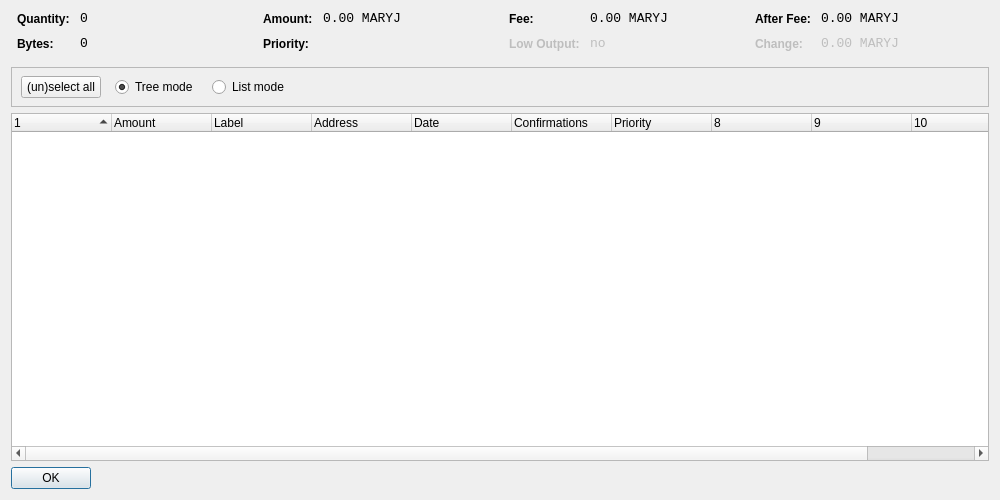
<?xml version="1.0" encoding="UTF-8"?>
<ui version="4.0">
 <class>CoinControlDialog</class>
 <widget class="QDialog" name="CoinControlDialog">
  <property name="geometry">
   <rect>
    <x>0</x>
    <y>0</y>
    <width>1000</width>
    <height>500</height>
   </rect>
  </property>
  <property name="windowTitle">
   <string>Coin Control</string>
  </property>
  <layout class="QVBoxLayout" name="verticalLayout">
   <item>
    <layout class="QHBoxLayout" name="horizontalLayoutTop" stretch="0,0,0,0">
     <property name="topMargin">
      <number>0</number>
     </property>
     <property name="bottomMargin">
      <number>10</number>
     </property>
     <item>
      <layout class="QFormLayout" name="formLayoutCoinControl1">
       <property name="horizontalSpacing">
        <number>10</number>
       </property>
       <property name="verticalSpacing">
        <number>10</number>
       </property>
       <property name="leftMargin">
        <number>6</number>
       </property>
       <property name="rightMargin">
        <number>6</number>
       </property>
       <item row="0" column="0">
        <widget class="QLabel" name="labelCoinControlQuantityText">
         <property name="styleSheet">
          <string notr="true">font-weight:bold;</string>
         </property>
         <property name="text">
          <string>Quantity:</string>
         </property>
        </widget>
       </item>
       <item row="0" column="1">
        <widget class="QLabel" name="labelCoinControlQuantity">
         <property name="font">
          <font>
           <family>Monospace</family>
           <pointsize>10</pointsize>
          </font>
         </property>
         <property name="cursor">
          <cursorShape>IBeamCursor</cursorShape>
         </property>
         <property name="contextMenuPolicy">
          <enum>Qt::ActionsContextMenu</enum>
         </property>
         <property name="text">
          <string notr="true">0</string>
         </property>
         <property name="textInteractionFlags">
          <set>Qt::LinksAccessibleByMouse|Qt::TextSelectableByKeyboard|Qt::TextSelectableByMouse</set>
         </property>
        </widget>
       </item>
       <item row="1" column="0">
        <widget class="QLabel" name="labelCoinControlBytesText">
         <property name="styleSheet">
          <string notr="true">font-weight:bold;</string>
         </property>
         <property name="text">
          <string>Bytes:</string>
         </property>
        </widget>
       </item>
       <item row="1" column="1">
        <widget class="QLabel" name="labelCoinControlBytes">
         <property name="font">
          <font>
           <family>Monospace</family>
           <pointsize>10</pointsize>
          </font>
         </property>
         <property name="cursor">
          <cursorShape>IBeamCursor</cursorShape>
         </property>
         <property name="contextMenuPolicy">
          <enum>Qt::ActionsContextMenu</enum>
         </property>
         <property name="text">
          <string notr="true">0</string>
         </property>
         <property name="textInteractionFlags">
          <set>Qt::LinksAccessibleByMouse|Qt::TextSelectableByKeyboard|Qt::TextSelectableByMouse</set>
         </property>
        </widget>
       </item>
      </layout>
     </item>
     <item>
      <layout class="QFormLayout" name="formLayoutCoinControl2">
       <property name="horizontalSpacing">
        <number>10</number>
       </property>
       <property name="verticalSpacing">
        <number>10</number>
       </property>
       <property name="leftMargin">
        <number>6</number>
       </property>
       <property name="rightMargin">
        <number>6</number>
       </property>
       <item row="0" column="0">
        <widget class="QLabel" name="labelCoinControlAmountText">
         <property name="styleSheet">
          <string notr="true">font-weight:bold;</string>
         </property>
         <property name="text">
          <string>Amount:</string>
         </property>
        </widget>
       </item>
       <item row="0" column="1">
        <widget class="QLabel" name="labelCoinControlAmount">
         <property name="font">
          <font>
           <family>Monospace</family>
           <pointsize>10</pointsize>
          </font>
         </property>
         <property name="cursor">
          <cursorShape>IBeamCursor</cursorShape>
         </property>
         <property name="contextMenuPolicy">
          <enum>Qt::ActionsContextMenu</enum>
         </property>
         <property name="text">
          <string notr="true">0.00 MARYJ</string>
         </property>
         <property name="textInteractionFlags">
          <set>Qt::LinksAccessibleByMouse|Qt::TextSelectableByKeyboard|Qt::TextSelectableByMouse</set>
         </property>
        </widget>
       </item>
       <item row="1" column="0">
        <widget class="QLabel" name="labelCoinControlPriorityText">
         <property name="styleSheet">
          <string notr="true">font-weight:bold;</string>
         </property>
         <property name="text">
          <string>Priority:</string>
         </property>
        </widget>
       </item>
       <item row="1" column="1">
        <widget class="QLabel" name="labelCoinControlPriority">
         <property name="font">
          <font>
           <family>Monospace</family>
           <pointsize>10</pointsize>
          </font>
         </property>
         <property name="cursor">
          <cursorShape>IBeamCursor</cursorShape>
         </property>
         <property name="contextMenuPolicy">
          <enum>Qt::ActionsContextMenu</enum>
         </property>
         <property name="text">
          <string/>
         </property>
         <property name="textInteractionFlags">
          <set>Qt::LinksAccessibleByMouse|Qt::TextSelectableByKeyboard|Qt::TextSelectableByMouse</set>
         </property>
        </widget>
       </item>
      </layout>
     </item>
     <item>
      <layout class="QFormLayout" name="formLayoutCoinControl3">
       <property name="horizontalSpacing">
        <number>10</number>
       </property>
       <property name="verticalSpacing">
        <number>10</number>
       </property>
       <property name="leftMargin">
        <number>6</number>
       </property>
       <property name="rightMargin">
        <number>6</number>
       </property>
       <item row="0" column="0">
        <widget class="QLabel" name="labelCoinControlFeeText">
         <property name="styleSheet">
          <string notr="true">font-weight:bold;</string>
         </property>
         <property name="text">
          <string>Fee:</string>
         </property>
        </widget>
       </item>
       <item row="0" column="1">
        <widget class="QLabel" name="labelCoinControlFee">
         <property name="font">
          <font>
           <family>Monospace</family>
           <pointsize>10</pointsize>
          </font>
         </property>
         <property name="cursor">
          <cursorShape>IBeamCursor</cursorShape>
         </property>
         <property name="contextMenuPolicy">
          <enum>Qt::ActionsContextMenu</enum>
         </property>
         <property name="text">
          <string notr="true">0.00 MARYJ</string>
         </property>
         <property name="textInteractionFlags">
          <set>Qt::LinksAccessibleByMouse|Qt::TextSelectableByKeyboard|Qt::TextSelectableByMouse</set>
         </property>
        </widget>
       </item>
       <item row="1" column="0">
        <widget class="QLabel" name="labelCoinControlLowOutputText">
         <property name="enabled">
          <bool>false</bool>
         </property>
         <property name="styleSheet">
          <string notr="true">font-weight:bold;</string>
         </property>
         <property name="text">
          <string>Low Output:</string>
         </property>
        </widget>
       </item>
       <item row="1" column="1">
        <widget class="QLabel" name="labelCoinControlLowOutput">
         <property name="enabled">
          <bool>false</bool>
         </property>
         <property name="font">
          <font>
           <family>Monospace</family>
           <pointsize>10</pointsize>
          </font>
         </property>
         <property name="cursor">
          <cursorShape>IBeamCursor</cursorShape>
         </property>
         <property name="contextMenuPolicy">
          <enum>Qt::ActionsContextMenu</enum>
         </property>
         <property name="text">
          <string notr="true">no</string>
         </property>
         <property name="textInteractionFlags">
          <set>Qt::LinksAccessibleByMouse|Qt::TextSelectableByKeyboard|Qt::TextSelectableByMouse</set>
         </property>
        </widget>
       </item>
      </layout>
     </item>
     <item>
      <layout class="QFormLayout" name="formLayoutCoinControl4">
       <property name="horizontalSpacing">
        <number>10</number>
       </property>
       <property name="verticalSpacing">
        <number>10</number>
       </property>
       <property name="leftMargin">
        <number>6</number>
       </property>
       <property name="rightMargin">
        <number>6</number>
       </property>
       <item row="0" column="0">
        <widget class="QLabel" name="labelCoinControlAfterFeeText">
         <property name="styleSheet">
          <string notr="true">font-weight:bold;</string>
         </property>
         <property name="text">
          <string>After Fee:</string>
         </property>
        </widget>
       </item>
       <item row="0" column="1">
        <widget class="QLabel" name="labelCoinControlAfterFee">
         <property name="font">
          <font>
           <family>Monospace</family>
           <pointsize>10</pointsize>
          </font>
         </property>
         <property name="cursor">
          <cursorShape>IBeamCursor</cursorShape>
         </property>
         <property name="contextMenuPolicy">
          <enum>Qt::ActionsContextMenu</enum>
         </property>
         <property name="text">
          <string notr="true">0.00 MARYJ</string>
         </property>
         <property name="textInteractionFlags">
          <set>Qt::LinksAccessibleByMouse|Qt::TextSelectableByKeyboard|Qt::TextSelectableByMouse</set>
         </property>
        </widget>
       </item>
       <item row="1" column="0">
        <widget class="QLabel" name="labelCoinControlChangeText">
         <property name="enabled">
          <bool>false</bool>
         </property>
         <property name="styleSheet">
          <string notr="true">font-weight:bold;</string>
         </property>
         <property name="text">
          <string>Change:</string>
         </property>
        </widget>
       </item>
       <item row="1" column="1">
        <widget class="QLabel" name="labelCoinControlChange">
         <property name="enabled">
          <bool>false</bool>
         </property>
         <property name="font">
          <font>
           <family>Monospace</family>
           <pointsize>10</pointsize>
          </font>
         </property>
         <property name="cursor">
          <cursorShape>IBeamCursor</cursorShape>
         </property>
         <property name="contextMenuPolicy">
          <enum>Qt::ActionsContextMenu</enum>
         </property>
         <property name="text">
          <string notr="true">0.00 MARYJ</string>
         </property>
         <property name="textInteractionFlags">
          <set>Qt::LinksAccessibleByMouse|Qt::TextSelectableByKeyboard|Qt::TextSelectableByMouse</set>
         </property>
        </widget>
       </item>
      </layout>
     </item>
    </layout>
   </item>
   <item>
    <widget class="QFrame" name="frame">
     <property name="minimumSize">
      <size>
       <width>0</width>
       <height>40</height>
      </size>
     </property>
     <property name="frameShape">
      <enum>QFrame::StyledPanel</enum>
     </property>
     <property name="frameShadow">
      <enum>QFrame::Sunken</enum>
     </property>
     <widget class="QWidget" name="horizontalLayoutWidget">
      <property name="geometry">
       <rect>
        <x>10</x>
        <y>0</y>
        <width>781</width>
        <height>41</height>
       </rect>
      </property>
      <layout class="QHBoxLayout" name="horizontalLayoutPanel" stretch="0,0,0,0,0">
       <property name="spacing">
        <number>14</number>
       </property>
       <item>
        <widget class="QPushButton" name="pushButtonSelectAll">
         <property name="sizePolicy">
          <sizepolicy hsizetype="Maximum" vsizetype="Fixed">
           <horstretch>0</horstretch>
           <verstretch>0</verstretch>
          </sizepolicy>
         </property>
         <property name="text">
          <string>(un)select all</string>
         </property>
        </widget>
       </item>
       <item>
        <widget class="QRadioButton" name="radioTreeMode">
         <property name="sizePolicy">
          <sizepolicy hsizetype="Maximum" vsizetype="Fixed">
           <horstretch>0</horstretch>
           <verstretch>0</verstretch>
          </sizepolicy>
         </property>
         <property name="text">
          <string>Tree mode</string>
         </property>
         <property name="checked">
          <bool>true</bool>
         </property>
        </widget>
       </item>
       <item>
        <widget class="QRadioButton" name="radioListMode">
         <property name="sizePolicy">
          <sizepolicy hsizetype="Maximum" vsizetype="Fixed">
           <horstretch>0</horstretch>
           <verstretch>0</verstretch>
          </sizepolicy>
         </property>
         <property name="text">
          <string>List mode</string>
         </property>
        </widget>
       </item>
       <item>
        <spacer name="horizontalSpacer">
         <property name="orientation">
          <enum>Qt::Horizontal</enum>
         </property>
         <property name="sizeHint" stdset="0">
          <size>
           <width>40</width>
           <height>20</height>
          </size>
         </property>
        </spacer>
       </item>
      </layout>
     </widget>
    </widget>
   </item>
   <item>
    <widget class="CoinControlTreeWidget" name="treeWidget">
     <property name="contextMenuPolicy">
      <enum>Qt::CustomContextMenu</enum>
     </property>
     <property name="sortingEnabled">
      <bool>false</bool>
     </property>
     <property name="columnCount">
      <number>11</number>
     </property>
     <attribute name="headerShowSortIndicator" stdset="0">
      <bool>true</bool>
     </attribute>
     <attribute name="headerStretchLastSection">
      <bool>false</bool>
     </attribute>
     <column>
      <property name="text">
       <string/>
      </property>
     </column>
     <column>
      <property name="text">
       <string>Amount</string>
      </property>
     </column>
     <column>
      <property name="text">
       <string>Label</string>
      </property>
     </column>
     <column>
      <property name="text">
       <string>Address</string>
      </property>
     </column>
     <column>
      <property name="text">
       <string>Date</string>
      </property>
     </column>
     <column>
      <property name="text">
       <string>Confirmations</string>
      </property>
      <property name="toolTip">
       <string>Confirmed</string>
      </property>
     </column>
     <column>
      <property name="text">
       <string>Priority</string>
      </property>
     </column>
     <column>
      <property name="text">
       <string/>
      </property>
     </column>
     <column>
      <property name="text">
       <string/>
      </property>
     </column>
     <column>
      <property name="text">
       <string/>
      </property>
     </column>
     <column>
      <property name="text">
       <string/>
      </property>
     </column>
    </widget>
   </item>
   <item>
    <widget class="QDialogButtonBox" name="buttonBox">
     <property name="sizePolicy">
      <sizepolicy hsizetype="Maximum" vsizetype="Fixed">
       <horstretch>0</horstretch>
       <verstretch>0</verstretch>
      </sizepolicy>
     </property>
     <property name="orientation">
      <enum>Qt::Horizontal</enum>
     </property>
     <property name="standardButtons">
      <set>QDialogButtonBox::Ok</set>
     </property>
    </widget>
   </item>
  </layout>
 </widget>
 <customwidgets>
  <customwidget>
   <class>CoinControlTreeWidget</class>
   <extends>QTreeWidget</extends>
   <header>coincontroltreewidget.h</header>
  </customwidget>
 </customwidgets>
 <resources/>
 <connections/>
</ui>
